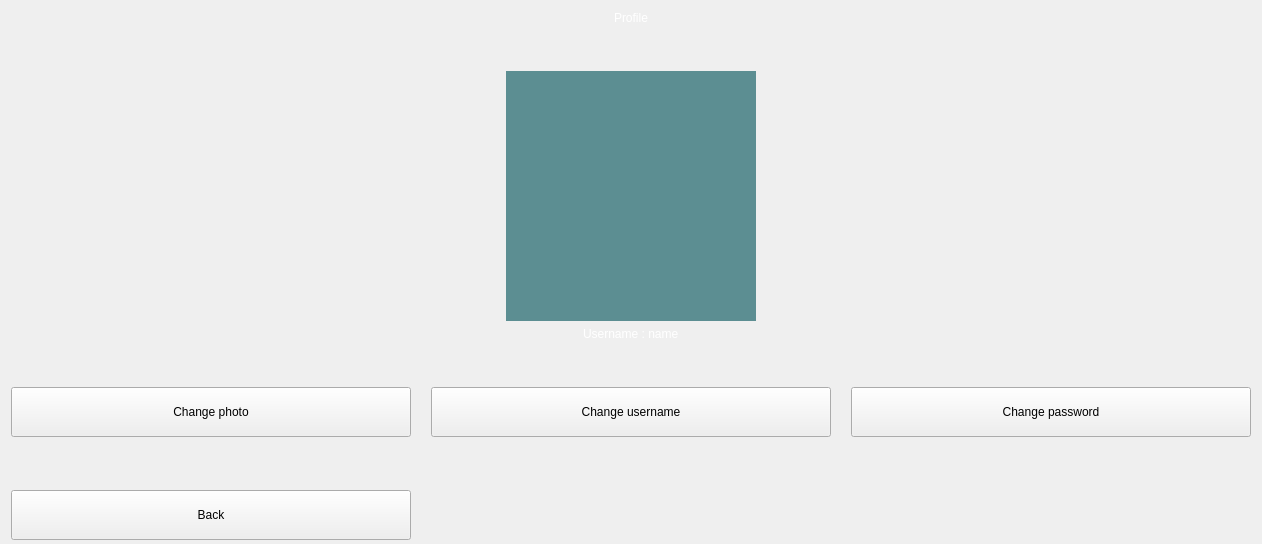
      <widget class="QWidget" name="profile">
       <layout class="QVBoxLayout" name="verticalLayout_profile_main">
        <item alignment="Qt::AlignmentFlag::AlignHCenter">
         <widget class="QLabel" name="label_profile">
          <property name="styleSheet">
           <string notr="true">color: rgb(255, 255, 255);
font: 900 48pt &quot;Segoe UI Black&quot;;</string>
          </property>
          <property name="text">
           <string>Profile</string>
          </property>
         </widget>
        </item>
        <item>
         <spacer name="verticalSpacer_profile_1">
          <property name="orientation">
           <enum>Qt::Orientation::Vertical</enum>
          </property>
          <property name="sizeHint" stdset="0">
           <size>
            <width>20</width>
            <height>40</height>
           </size>
          </property>
         </spacer>
        </item>
        <item alignment="Qt::AlignmentFlag::AlignHCenter">
         <widget class="QLabel" name="label_profile_photo">
          <property name="minimumSize">
           <size>
            <width>250</width>
            <height>250</height>
           </size>
          </property>
          <property name="maximumSize">
           <size>
            <width>250</width>
            <height>250</height>
           </size>
          </property>
          <property name="styleSheet">
           <string notr="true">background-color: rgb(92, 142, 146);</string>
          </property>
          <property name="text">
           <string/>
          </property>
         </widget>
        </item>
        <item alignment="Qt::AlignmentFlag::AlignHCenter">
         <widget class="QLabel" name="label_username">
          <property name="styleSheet">
           <string notr="true">color: rgb(255, 255, 255);
font: 700 24pt &quot;Segoe UI&quot;;</string>
          </property>
          <property name="text">
           <string>Username : name</string>
          </property>
         </widget>
        </item>
        <item>
         <spacer name="verticalSpacer_profile_2">
          <property name="orientation">
           <enum>Qt::Orientation::Vertical</enum>
          </property>
          <property name="sizeHint" stdset="0">
           <size>
            <width>20</width>
            <height>40</height>
           </size>
          </property>
         </spacer>
        </item>
        <item>
         <layout class="QHBoxLayout" name="horizontalLayout_profile_buttons">
          <property name="spacing">
           <number>20</number>
          </property>
          <item>
           <widget class="QPushButton" name="pushButton_change_photo">
            <property name="minimumSize">
             <size>
              <width>400</width>
              <height>50</height>
             </size>
            </property>
            <property name="text">
             <string>Change photo</string>
            </property>
           </widget>
          </item>
          <item>
           <widget class="QPushButton" name="pushButton_change_username">
            <property name="minimumSize">
             <size>
              <width>400</width>
              <height>50</height>
             </size>
            </property>
            <property name="text">
             <string>Change username</string>
            </property>
           </widget>
          </item>
          <item>
           <widget class="QPushButton" name="pushButton_change_password">
            <property name="minimumSize">
             <size>
              <width>400</width>
              <height>50</height>
             </size>
            </property>
            <property name="text">
             <string>Change password</string>
            </property>
           </widget>
          </item>
         </layout>
        </item>
        <item>
         <spacer name="verticalSpacer_profile_3">
          <property name="orientation">
           <enum>Qt::Orientation::Vertical</enum>
          </property>
          <property name="sizeHint" stdset="0">
           <size>
            <width>20</width>
            <height>40</height>
           </size>
          </property>
         </spacer>
        </item>
        <item alignment="Qt::AlignmentFlag::AlignLeft">
         <widget class="QPushButton" name="pushButton_back">
          <property name="minimumSize">
           <size>
            <width>400</width>
            <height>50</height>
           </size>
          </property>
          <property name="maximumSize">
           <size>
            <width>60</width>
            <height>35</height>
           </size>
          </property>
          <property name="text">
           <string>Back</string>
          </property>
         </widget>
        </item>
       </layout>
      </widget>
